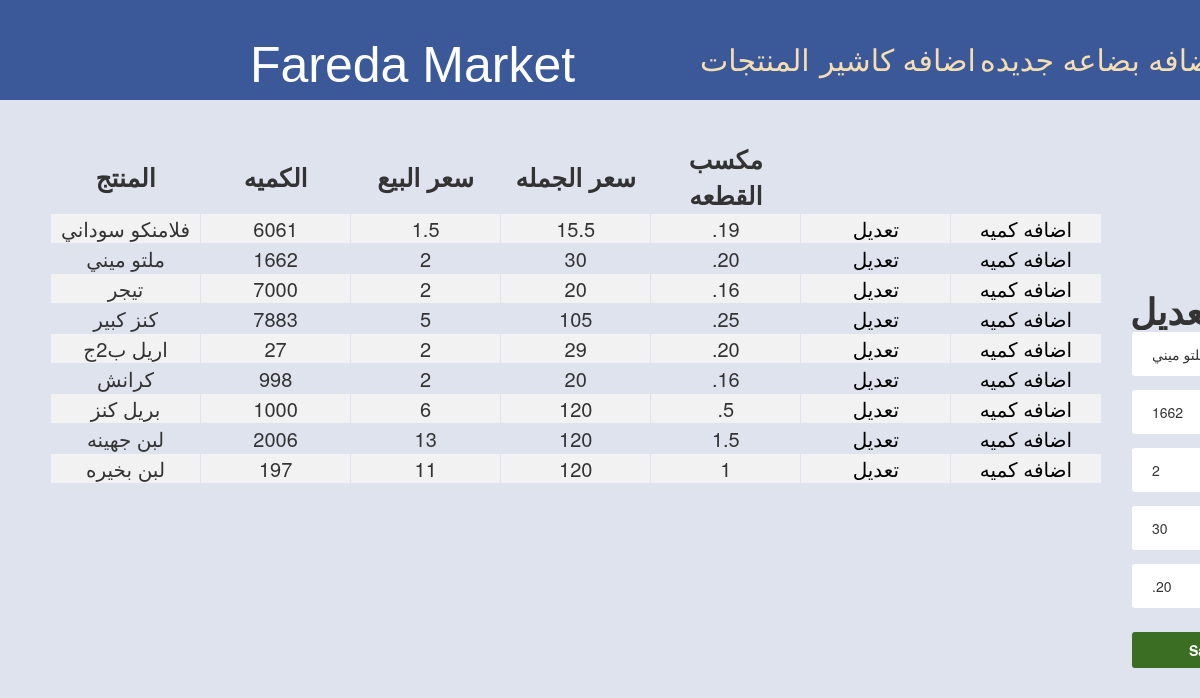
Page /admin_home.php?id=2&action=edit (signed in) on the committed database.
### tables this page shows
CREATE TABLE `goods` (
  `id` int(100) NOT NULL auto_increment,
  `goods_name` varchar(100) NOT NULL,
  `quantity` int(100) NOT NULL,
  `sale` varchar(100) NOT NULL,
  `Wholesale` varchar(100) NOT NULL,
  `maksb` varchar(100) NOT NULL,
  PRIMARY KEY  (`id`)
);

### Database.php (called while the page is built, shortened)
<?php
class Database
{
      public function Connect()
      {
       $localhost="localhost";
       $root="root";
       $password="amrsamy";
      @$Connect = mysql_connect($localhost,$root,$password);
     if($Connect)
     {
      $DB = mysql_select_db("market_fareda");
     }
     else
     {
         throw new Exception("Error !! To Connect MySql");
     }
     }
    public function get_all_assoc($result){
        $array=array();
        while($row= mysql_fetch_assoc($result)){
            $array[]=$row;
        }
        return $array;
    }
       public function Select($table, $Date = "", $where = "")
       {
       $q="";
       $w="";
       if($where!=""){
           foreach ($where as $key=>$value){
           $w.="$key='$value'";}
           $w= "where ".rtrim($w,",");
       }
       if($Date!=""){
       foreach ($Date as $key){
           $q.="$key,";
       }
       $q=  rtrim($q,",");
       }
       else
       {
           $q="*";
       }
       $Query="SElECT $q FROM $table $w";
       $sql=  mysql_query($Query);
       if($sql){
          return $this->get_all_assoc($sql);
       }
       else{
          return FALSE;
       }
   }
}

### admin_home.php (the view, shortened to what this page needs)
<?php
if($_SESSION['casher_name']!="" &&  $_SESSION['type_id']==1)
{
require_once 'database.php';
require_once 'personClass.php';
?>
<html>
    <head>
        <link rel="stylesheet" href="market_style.css" />
  <link rel="stylesheet" href="https://maxcdn.bootstrapcdn.com/bootstrap/3.3.7/css/bootstrap.min.css">
    </head>
    <body style="background-color:#dfe3ee">
        <div id="div1">
        <div id="div2">
        Fareda Market
        </div>
            <div id="div12"style="margin-left:700px;height: 30px; width: 10px; ">
         <a id="a" href="http://localhost/market_fareda/admin_home.php"> المنتجات </a>
        </div>
    <div id="div14" style="margin-left:820px;" >  <a id="a" href="http://localhost/market_fareda/create_%20account.php"> اضافه كاشير </a></div>
    <div id="div14" style=" margin-left:980px;" >  <a id="a" href="http://localhost/market_fareda/addgoods.php"> اضافه بضاعه جديده</a></div>
           </div>
        <div style="position:absolute;margin-top: 140px; margin-left: 50px">
            <?php
               $goods =$DB->Select('goods','','');
               echo '         <table style="width:150%; border-collapse: collapse;">
  <tr >
    <th><center>المنتج</center> </th>
    <th><center>الكميه</center></th>
    <th><center>سعر البيع</center></th>
    <th><center>سعر الجمله</center></th>
    <th style="width:50px"><center>مكسب القطعه</center></th>
  </tr>';
                  for($i=0;$i<count($goods);$i++)
                  {
                  $id = $goods[$i]['id'];
                  $qun = $goods[$i]['quantity'];
                      echo "
                          <tr >
                           <td>{$goods[$i]['goods_name']}</td>
                              <td>{$goods[$i]['quantity']}</td>
                                  <td>{$goods[$i]['sale']}</td>
                              <td>{$goods[$i]['Wholesale']}</td>
                                  <td>{$goods[$i]['maksb']}</td>
                                  <td>
                                  <a href='http://localhost/market_fareda/admin_home.php?id=$id&action=edit'
                                  style='color: black; text-decoration:none;'
                                  >تعديل</a></td>
                                  <td>
                                  <a href='http://localhost/market_fareda/admin_home.php?id=$id&action=addqun&quantity=$qun'
                                  style='color: black; text-decoration:none;'
                                  >اضافه كميه</a></td>
                           </tr>";
                   }
                   echo '</table>';
                   echo '</div>';
                   if(isset($_GET['id']) & isset($_GET['action']))
                   {
                       if($_GET['action']=="edit")
                       {
                           $where['id'] = $_GET['id'];
                          $edd = $DB->Select('goods',"", $where);
                          echo " <div style=' position:absolute; margin-left: 1130px; margin-top: 250px;'>
            <div id='div8' style='margin-top: 35px; margin-left: 0px; width:350px ' >
            <a href='http://localhost/market_fareda/admin_home.php' class='close' data-dismiss='alert' aria-label='close' style='color:red ; font-weight: bold;font-size:20px;' >x</a>
              تعديل
           </div>
            <form action='' method='post'>
            <div id='div10' style='margin-top: 80px;' >
                <input  style='border-color: #dfe3ee ; border-style:solid; border-radius: 5px;  padding: 12px 20px; width: 380px;' type='text' name='goods_name' value='{$edd[0]['goods_name']}'>
                <input  style='border-color: #dfe3ee ; border-style:solid; border-radius: 5px;  margin-top: 10px; padding: 12px 20px; width: 380px;' type='text'  name='quantity' value='{$edd[0]['quantity']}'>
                 <input  style='border-color: #dfe3ee ; border-style:solid; border-radius: 5px; margin-top: 10px; padding: 12px 20px; width: 380px;' type='text' name='sale' value='{$edd[0]['sale']}'>
                <input  style='border-color: #dfe3ee ; border-style:solid; border-radius: 5px;  margin-top: 10px; padding: 12px 20px; width: 380px;' type='text'  name='Wholesale' value='{$edd[0]['Wholesale']}'>
               <input  style='border-color: #dfe3ee ; border-style:solid; border-radius: 5px;  margin-top: 10px; padding: 12px 20px; width: 380px;' type='text'  name='mak' value='{$edd[0]['maksb']}'>
                  <div style='position:absolute ;  margin-left: 0px;margin-top: 20px;' ><input style='border-color: #dfe3ee ; border-style:solid; border-radius: 5px; background-color:#3b6e22; height: 40px;width:150px;padding: 5px;color:white;font-weight: bold;' type='submit' value='Save' name='submit'></div>
            </div>
           </form>
            </div>  ";
                       }
                   }
            ?>
    </body>
</html>
<?php
}else{
  echo '<script>window.location="index.php"</script>';
}
?>

### market_style.css (style rules this page uses)
body { margin: 0px; padding: 0px; }
#div1 { background-color:#3b5998; height: 100px; width: 1600px; position:absolute; }
#div2 { height: 30px; margin-left: 250px; padding-top:30px; font-family:sans-serif; font-size : 50px; color: white; position:absolute; }
#div8 { font-size:36px; font-family: inherit; font-weight: bold; position:absolute; height: 40px; width: 300px; margin-top: 10px; }
#div10 { position:absolute; height: 20px; width: 175px; margin-top: 70px; }
#div12 { margin-left: 800px; padding-top:40px; font-family:sans-serif; font-size : 30px; position:absolute; }
tr:nth-child(even) { background-color: #f2f2f2; }
#div14 { position:absolute; padding-top:40px; font-family:sans-serif; font-size : 30px; }
#a { color: wheat; text-decoration:none; }
table { width:150%; border-collapse: collapse; }
th { border: 1px solid #dfe3ee; }
center { font-size : 25px; }
td { width: 100px; border: 1px solid #dfe3ee; text-align: center ; font-size : 20px; }

### rows in the picture
goods: goods_name "فلامنكو سوداني", quantity "6061", sale "1.5", Wholesale "15.5", maksb ".19"
goods: goods_name "ملتو ميني", quantity "1662", sale "2", Wholesale "30", maksb ".20", mak ".20"
goods: goods_name "تيجر", quantity "7000", sale "2", Wholesale "20", maksb ".16"
goods: goods_name "كنز كبير", quantity "7883", sale "5", Wholesale "105", maksb ".25"
goods: goods_name "اريل ب2ج", quantity "27", sale "2", Wholesale "29", maksb ".20"
goods: goods_name "كرانش", quantity "998", sale "2", Wholesale "20", maksb ".16"
goods: goods_name "بريل كنز", quantity "1000", sale "6", Wholesale "120", maksb ".5"
goods: goods_name "لبن جهينه", quantity "2006", sale "13", Wholesale "120", maksb "1.5"
goods: goods_name "لبن بخيره", quantity "197", sale "11", Wholesale "120", maksb "1"
